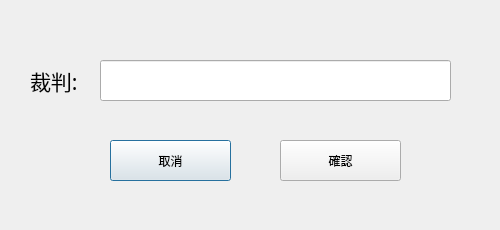
<?xml version="1.0" encoding="UTF-8"?>
<ui version="4.0">
 <class>judge_assign_dialog</class>
 <widget class="QDialog" name="judge_assign_dialog">
  <property name="geometry">
   <rect>
    <x>0</x>
    <y>0</y>
    <width>500</width>
    <height>230</height>
   </rect>
  </property>
  <property name="minimumSize">
   <size>
    <width>500</width>
    <height>230</height>
   </size>
  </property>
  <property name="maximumSize">
   <size>
    <width>500</width>
    <height>230</height>
   </size>
  </property>
  <property name="windowTitle">
   <string>Dialog</string>
  </property>
  <widget class="QLineEdit" name="judge">
   <property name="geometry">
    <rect>
     <x>100</x>
     <y>60</y>
     <width>351</width>
     <height>41</height>
    </rect>
   </property>
   <property name="font">
    <font>
     <family>微軟正黑體</family>
     <pointsize>16</pointsize>
    </font>
   </property>
   <property name="inputMask">
    <string/>
   </property>
   <property name="text">
    <string/>
   </property>
  </widget>
  <widget class="QLabel" name="judge_label">
   <property name="geometry">
    <rect>
     <x>30</x>
     <y>60</y>
     <width>61</width>
     <height>41</height>
    </rect>
   </property>
   <property name="font">
    <font>
     <family>微軟正黑體</family>
     <pointsize>16</pointsize>
    </font>
   </property>
   <property name="text">
    <string>裁判:</string>
   </property>
  </widget>
  <widget class="QPushButton" name="cancel_btn">
   <property name="geometry">
    <rect>
     <x>110</x>
     <y>140</y>
     <width>121</width>
     <height>41</height>
    </rect>
   </property>
   <property name="font">
    <font>
     <family>微軟正黑體</family>
    </font>
   </property>
   <property name="text">
    <string>取消</string>
   </property>
  </widget>
  <widget class="QPushButton" name="ok_btn">
   <property name="geometry">
    <rect>
     <x>280</x>
     <y>140</y>
     <width>121</width>
     <height>41</height>
    </rect>
   </property>
   <property name="font">
    <font>
     <family>微軟正黑體</family>
    </font>
   </property>
   <property name="text">
    <string>確認</string>
   </property>
  </widget>
 </widget>
 <resources/>
 <connections/>
</ui>
